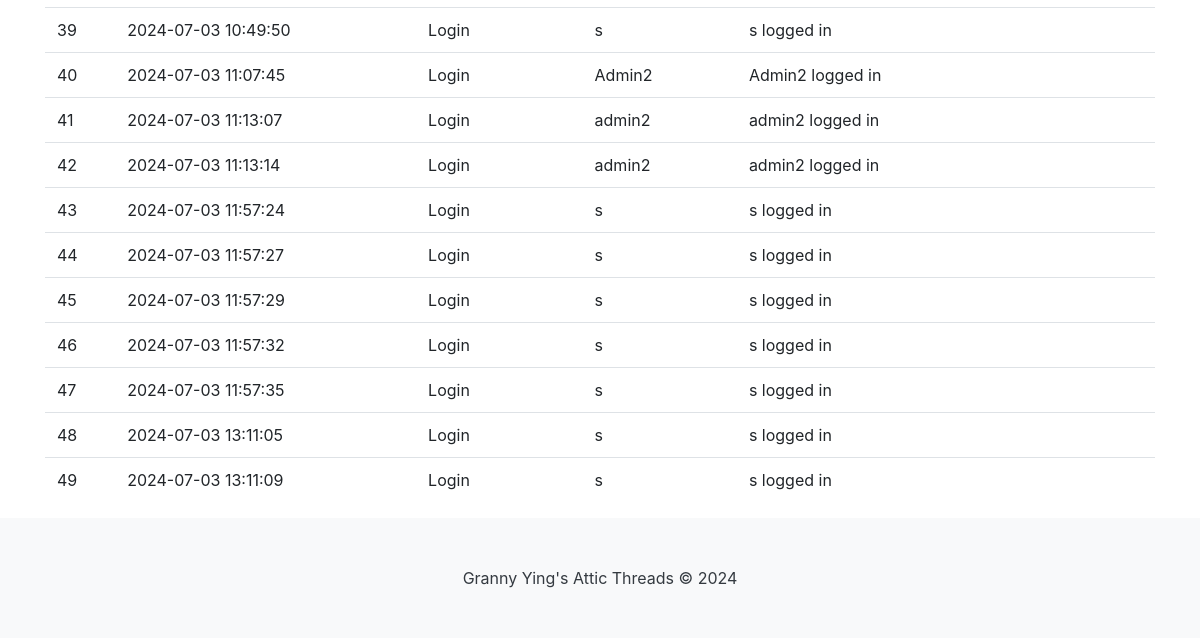
Page /logs (lower part) on the earlier database version.
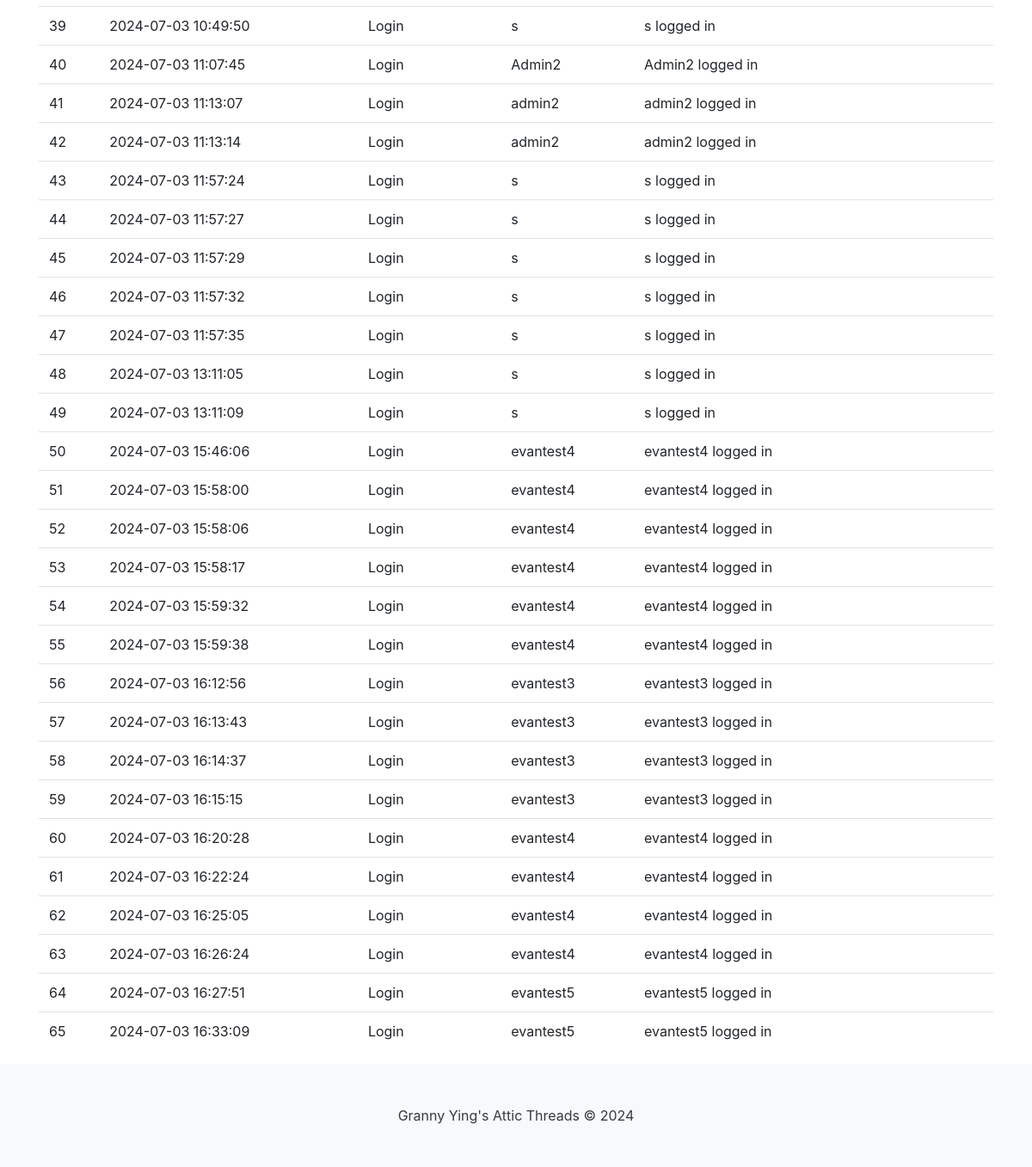
Same page on the later database version.
### tables this page shows
CREATE TABLE Logs (
        id INTEGER PRIMARY KEY AUTOINCREMENT,
        timestamp TEXT DEFAULT CURRENT_TIMESTAMP,
        event_type TEXT,
        user_id INTEGER,
        details TEXT
    );

### app.py (the view)
@app.route("/logs")
def logs():
    con = sqlite3.connect("database.db")
    con.row_factory = sqlite3.Row
    cur = con.cursor()
    cur.execute("SELECT * FROM Logs")
    rows = cur.fetchall()
    con.close()
    return render_template("logs.html", rows=rows)

### app.py (called while the page is built)
@app.before_request
def make_session_permanent():
    session.permanent = True
    app.permanent_session_lifetime = timedelta(hours=1)
    session.modified = True

### templates/logs.html (shortened to what this page needs)
<html lang="en">
{% include "header.html" %}
<head>
        {% block content %} -->
    <link rel="stylesheet" href="https://stackpath.bootstrapcdn.com/bootstrap/4.3.1/css/bootstrap.min.css">
</head>
<body>
    <div class="container mt-5">
        <table class="table table-hover">
            <tbody>
                {% for row in rows %}
                <tr>
                    <td>{{ row["id"] }}</td>
                    <td>{{ row["timestamp"] }}</td>
                    <td>{{ row["event_type"] }}</td>
                    <td>{{ row["user_id"] }}</td>
                    <td>{{ row["details"] }}</td>
                </tr>
                {% endfor %}
            </tbody>
        </table>
    </div>
    {% include "footer.html" %}
</body>
</html>
{% endblock %}

### templates/header.html (shortened to what this page needs)
<head>
    <link rel="stylesheet" type="text/css" href="{{ url_for('static', filename='css/site.css')}}" />
    <link rel="stylesheet" href="https://cdn.jsdelivr.net/npm/bootstrap@4.1.3/dist/css/bootstrap.min.css">
    <link rel="stylesheet" href="https://cdn.jsdelivr.net/npm/bootstrap-select@1.13.14/dist/css/bootstrap-select.min.css">
</head>

### templates/footer.html
<footer class="py-5" style="margin-top: auto; background-color: #f8f9fa;">
   <div class="container text-center">
       <span class="text-dark">Granny Ying's Attic Threads &copy; 2024</span>
   </div>
</footer>

### static/css/site.css (style rules this page uses)
html, body { height: 100%; margin: 0; padding: 0; }
body { display: flex; flex-direction: column; }
footer { background-color: rgb(86, 136, 132); width: 100%; flex-shrink: 0; }

Differences in the rows shown:
added Logs: id "50", timestamp "2024-07-03 15:46:06", event_type "Login", user_id "evantest4", details "evantest4 logged in"
added Logs: id "51", timestamp "2024-07-03 15:58:00", event_type "Login", user_id "evantest4", details "evantest4 logged in"
added Logs: id "52", timestamp "2024-07-03 15:58:06", event_type "Login", user_id "evantest4", details "evantest4 logged in"
added Logs: id "53", timestamp "2024-07-03 15:58:17", event_type "Login", user_id "evantest4", details "evantest4 logged in"
added Logs: id "54", timestamp "2024-07-03 15:59:32", event_type "Login", user_id "evantest4", details "evantest4 logged in"
added Logs: id "55", timestamp "2024-07-03 15:59:38", event_type "Login", user_id "evantest4", details "evantest4 logged in"
added Logs: id "56", timestamp "2024-07-03 16:12:56", event_type "Login", user_id "evantest3", details "evantest3 logged in"
added Logs: id "57", timestamp "2024-07-03 16:13:43", event_type "Login", user_id "evantest3", details "evantest3 logged in"
added Logs: id "58", timestamp "2024-07-03 16:14:37", event_type "Login", user_id "evantest3", details "evantest3 logged in"
added Logs: id "59", timestamp "2024-07-03 16:15:15", event_type "Login", user_id "evantest3", details "evantest3 logged in"
added Logs: id "60", timestamp "2024-07-03 16:20:28", event_type "Login", user_id "evantest4", details "evantest4 logged in"
added Logs: id "61", timestamp "2024-07-03 16:22:24", event_type "Login", user_id "evantest4", details "evantest4 logged in"
added Logs: id "62", timestamp "2024-07-03 16:25:05", event_type "Login", user_id "evantest4", details "evantest4 logged in"
added Logs: id "63", timestamp "2024-07-03 16:26:24", event_type "Login", user_id "evantest4", details "evantest4 logged in"
added Logs: id "64", timestamp "2024-07-03 16:27:51", event_type "Login", user_id "evantest5", details "evantest5 logged in"
added Logs: id "65", timestamp "2024-07-03 16:33:09", event_type "Login", user_id "evantest5", details "evantest5 logged in"
